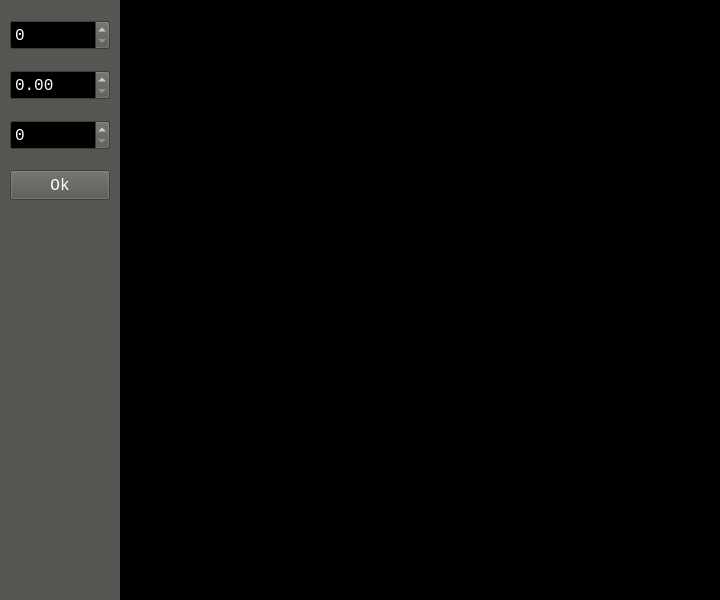
<?xml version="1.0" encoding="UTF-8"?>
<ui version="4.0">
 <class>MainWindow</class>
 <widget class="QMainWindow" name="MainWindow">
  <property name="geometry">
   <rect>
    <x>0</x>
    <y>0</y>
    <width>720</width>
    <height>600</height>
   </rect>
  </property>
  <property name="palette">
   <palette>
    <active>
     <colorrole role="WindowText">
      <brush brushstyle="SolidPattern">
       <color alpha="255">
        <red>255</red>
        <green>255</green>
        <blue>255</blue>
       </color>
      </brush>
     </colorrole>
     <colorrole role="Button">
      <brush brushstyle="SolidPattern">
       <color alpha="255">
        <red>85</red>
        <green>87</green>
        <blue>83</blue>
       </color>
      </brush>
     </colorrole>
     <colorrole role="Light">
      <brush brushstyle="SolidPattern">
       <color alpha="255">
        <red>127</red>
        <green>131</green>
        <blue>124</blue>
       </color>
      </brush>
     </colorrole>
     <colorrole role="Midlight">
      <brush brushstyle="SolidPattern">
       <color alpha="255">
        <red>106</red>
        <green>109</green>
        <blue>103</blue>
       </color>
      </brush>
     </colorrole>
     <colorrole role="Dark">
      <brush brushstyle="SolidPattern">
       <color alpha="255">
        <red>42</red>
        <green>43</green>
        <blue>41</blue>
       </color>
      </brush>
     </colorrole>
     <colorrole role="Mid">
      <brush brushstyle="SolidPattern">
       <color alpha="255">
        <red>56</red>
        <green>58</green>
        <blue>55</blue>
       </color>
      </brush>
     </colorrole>
     <colorrole role="Text">
      <brush brushstyle="SolidPattern">
       <color alpha="255">
        <red>255</red>
        <green>255</green>
        <blue>255</blue>
       </color>
      </brush>
     </colorrole>
     <colorrole role="BrightText">
      <brush brushstyle="SolidPattern">
       <color alpha="255">
        <red>255</red>
        <green>255</green>
        <blue>255</blue>
       </color>
      </brush>
     </colorrole>
     <colorrole role="ButtonText">
      <brush brushstyle="SolidPattern">
       <color alpha="255">
        <red>255</red>
        <green>255</green>
        <blue>255</blue>
       </color>
      </brush>
     </colorrole>
     <colorrole role="Base">
      <brush brushstyle="SolidPattern">
       <color alpha="255">
        <red>0</red>
        <green>0</green>
        <blue>0</blue>
       </color>
      </brush>
     </colorrole>
     <colorrole role="Window">
      <brush brushstyle="SolidPattern">
       <color alpha="255">
        <red>85</red>
        <green>87</green>
        <blue>83</blue>
       </color>
      </brush>
     </colorrole>
     <colorrole role="Shadow">
      <brush brushstyle="SolidPattern">
       <color alpha="255">
        <red>0</red>
        <green>0</green>
        <blue>0</blue>
       </color>
      </brush>
     </colorrole>
     <colorrole role="AlternateBase">
      <brush brushstyle="SolidPattern">
       <color alpha="255">
        <red>42</red>
        <green>43</green>
        <blue>41</blue>
       </color>
      </brush>
     </colorrole>
     <colorrole role="ToolTipBase">
      <brush brushstyle="SolidPattern">
       <color alpha="255">
        <red>255</red>
        <green>255</green>
        <blue>220</blue>
       </color>
      </brush>
     </colorrole>
     <colorrole role="ToolTipText">
      <brush brushstyle="SolidPattern">
       <color alpha="255">
        <red>0</red>
        <green>0</green>
        <blue>0</blue>
       </color>
      </brush>
     </colorrole>
     <colorrole role="PlaceholderText">
      <brush brushstyle="SolidPattern">
       <color alpha="128">
        <red>255</red>
        <green>255</green>
        <blue>255</blue>
       </color>
      </brush>
     </colorrole>
    </active>
    <inactive>
     <colorrole role="WindowText">
      <brush brushstyle="SolidPattern">
       <color alpha="255">
        <red>255</red>
        <green>255</green>
        <blue>255</blue>
       </color>
      </brush>
     </colorrole>
     <colorrole role="Button">
      <brush brushstyle="SolidPattern">
       <color alpha="255">
        <red>85</red>
        <green>87</green>
        <blue>83</blue>
       </color>
      </brush>
     </colorrole>
     <colorrole role="Light">
      <brush brushstyle="SolidPattern">
       <color alpha="255">
        <red>127</red>
        <green>131</green>
        <blue>124</blue>
       </color>
      </brush>
     </colorrole>
     <colorrole role="Midlight">
      <brush brushstyle="SolidPattern">
       <color alpha="255">
        <red>106</red>
        <green>109</green>
        <blue>103</blue>
       </color>
      </brush>
     </colorrole>
     <colorrole role="Dark">
      <brush brushstyle="SolidPattern">
       <color alpha="255">
        <red>42</red>
        <green>43</green>
        <blue>41</blue>
       </color>
      </brush>
     </colorrole>
     <colorrole role="Mid">
      <brush brushstyle="SolidPattern">
       <color alpha="255">
        <red>56</red>
        <green>58</green>
        <blue>55</blue>
       </color>
      </brush>
     </colorrole>
     <colorrole role="Text">
      <brush brushstyle="SolidPattern">
       <color alpha="255">
        <red>255</red>
        <green>255</green>
        <blue>255</blue>
       </color>
      </brush>
     </colorrole>
     <colorrole role="BrightText">
      <brush brushstyle="SolidPattern">
       <color alpha="255">
        <red>255</red>
        <green>255</green>
        <blue>255</blue>
       </color>
      </brush>
     </colorrole>
     <colorrole role="ButtonText">
      <brush brushstyle="SolidPattern">
       <color alpha="255">
        <red>255</red>
        <green>255</green>
        <blue>255</blue>
       </color>
      </brush>
     </colorrole>
     <colorrole role="Base">
      <brush brushstyle="SolidPattern">
       <color alpha="255">
        <red>0</red>
        <green>0</green>
        <blue>0</blue>
       </color>
      </brush>
     </colorrole>
     <colorrole role="Window">
      <brush brushstyle="SolidPattern">
       <color alpha="255">
        <red>85</red>
        <green>87</green>
        <blue>83</blue>
       </color>
      </brush>
     </colorrole>
     <colorrole role="Shadow">
      <brush brushstyle="SolidPattern">
       <color alpha="255">
        <red>0</red>
        <green>0</green>
        <blue>0</blue>
       </color>
      </brush>
     </colorrole>
     <colorrole role="AlternateBase">
      <brush brushstyle="SolidPattern">
       <color alpha="255">
        <red>42</red>
        <green>43</green>
        <blue>41</blue>
       </color>
      </brush>
     </colorrole>
     <colorrole role="ToolTipBase">
      <brush brushstyle="SolidPattern">
       <color alpha="255">
        <red>255</red>
        <green>255</green>
        <blue>220</blue>
       </color>
      </brush>
     </colorrole>
     <colorrole role="ToolTipText">
      <brush brushstyle="SolidPattern">
       <color alpha="255">
        <red>0</red>
        <green>0</green>
        <blue>0</blue>
       </color>
      </brush>
     </colorrole>
     <colorrole role="PlaceholderText">
      <brush brushstyle="SolidPattern">
       <color alpha="128">
        <red>255</red>
        <green>255</green>
        <blue>255</blue>
       </color>
      </brush>
     </colorrole>
    </inactive>
    <disabled>
     <colorrole role="WindowText">
      <brush brushstyle="SolidPattern">
       <color alpha="255">
        <red>42</red>
        <green>43</green>
        <blue>41</blue>
       </color>
      </brush>
     </colorrole>
     <colorrole role="Button">
      <brush brushstyle="SolidPattern">
       <color alpha="255">
        <red>85</red>
        <green>87</green>
        <blue>83</blue>
       </color>
      </brush>
     </colorrole>
     <colorrole role="Light">
      <brush brushstyle="SolidPattern">
       <color alpha="255">
        <red>127</red>
        <green>131</green>
        <blue>124</blue>
       </color>
      </brush>
     </colorrole>
     <colorrole role="Midlight">
      <brush brushstyle="SolidPattern">
       <color alpha="255">
        <red>106</red>
        <green>109</green>
        <blue>103</blue>
       </color>
      </brush>
     </colorrole>
     <colorrole role="Dark">
      <brush brushstyle="SolidPattern">
       <color alpha="255">
        <red>42</red>
        <green>43</green>
        <blue>41</blue>
       </color>
      </brush>
     </colorrole>
     <colorrole role="Mid">
      <brush brushstyle="SolidPattern">
       <color alpha="255">
        <red>56</red>
        <green>58</green>
        <blue>55</blue>
       </color>
      </brush>
     </colorrole>
     <colorrole role="Text">
      <brush brushstyle="SolidPattern">
       <color alpha="255">
        <red>42</red>
        <green>43</green>
        <blue>41</blue>
       </color>
      </brush>
     </colorrole>
     <colorrole role="BrightText">
      <brush brushstyle="SolidPattern">
       <color alpha="255">
        <red>255</red>
        <green>255</green>
        <blue>255</blue>
       </color>
      </brush>
     </colorrole>
     <colorrole role="ButtonText">
      <brush brushstyle="SolidPattern">
       <color alpha="255">
        <red>42</red>
        <green>43</green>
        <blue>41</blue>
       </color>
      </brush>
     </colorrole>
     <colorrole role="Base">
      <brush brushstyle="SolidPattern">
       <color alpha="255">
        <red>85</red>
        <green>87</green>
        <blue>83</blue>
       </color>
      </brush>
     </colorrole>
     <colorrole role="Window">
      <brush brushstyle="SolidPattern">
       <color alpha="255">
        <red>85</red>
        <green>87</green>
        <blue>83</blue>
       </color>
      </brush>
     </colorrole>
     <colorrole role="Shadow">
      <brush brushstyle="SolidPattern">
       <color alpha="255">
        <red>0</red>
        <green>0</green>
        <blue>0</blue>
       </color>
      </brush>
     </colorrole>
     <colorrole role="AlternateBase">
      <brush brushstyle="SolidPattern">
       <color alpha="255">
        <red>85</red>
        <green>87</green>
        <blue>83</blue>
       </color>
      </brush>
     </colorrole>
     <colorrole role="ToolTipBase">
      <brush brushstyle="SolidPattern">
       <color alpha="255">
        <red>255</red>
        <green>255</green>
        <blue>220</blue>
       </color>
      </brush>
     </colorrole>
     <colorrole role="ToolTipText">
      <brush brushstyle="SolidPattern">
       <color alpha="255">
        <red>0</red>
        <green>0</green>
        <blue>0</blue>
       </color>
      </brush>
     </colorrole>
     <colorrole role="PlaceholderText">
      <brush brushstyle="SolidPattern">
       <color alpha="128">
        <red>255</red>
        <green>255</green>
        <blue>255</blue>
       </color>
      </brush>
     </colorrole>
    </disabled>
   </palette>
  </property>
  <property name="font">
   <font>
    <family>Monospace</family>
    <pointsize>12</pointsize>
   </font>
  </property>
  <property name="windowTitle">
   <string>MainWindow</string>
  </property>
  <property name="autoFillBackground">
   <bool>true</bool>
  </property>
  <widget class="QWidget" name="centralwidget">
   <widget class="QFrame" name="frame">
    <property name="geometry">
     <rect>
      <x>120</x>
      <y>0</y>
      <width>600</width>
      <height>600</height>
     </rect>
    </property>
    <property name="palette">
     <palette>
      <active>
       <colorrole role="WindowText">
        <brush brushstyle="SolidPattern">
         <color alpha="255">
          <red>255</red>
          <green>255</green>
          <blue>255</blue>
         </color>
        </brush>
       </colorrole>
       <colorrole role="Button">
        <brush brushstyle="SolidPattern">
         <color alpha="255">
          <red>0</red>
          <green>0</green>
          <blue>0</blue>
         </color>
        </brush>
       </colorrole>
       <colorrole role="Light">
        <brush brushstyle="SolidPattern">
         <color alpha="255">
          <red>0</red>
          <green>0</green>
          <blue>0</blue>
         </color>
        </brush>
       </colorrole>
       <colorrole role="Midlight">
        <brush brushstyle="SolidPattern">
         <color alpha="255">
          <red>0</red>
          <green>0</green>
          <blue>0</blue>
         </color>
        </brush>
       </colorrole>
       <colorrole role="Dark">
        <brush brushstyle="SolidPattern">
         <color alpha="255">
          <red>0</red>
          <green>0</green>
          <blue>0</blue>
         </color>
        </brush>
       </colorrole>
       <colorrole role="Mid">
        <brush brushstyle="SolidPattern">
         <color alpha="255">
          <red>0</red>
          <green>0</green>
          <blue>0</blue>
         </color>
        </brush>
       </colorrole>
       <colorrole role="Text">
        <brush brushstyle="SolidPattern">
         <color alpha="255">
          <red>255</red>
          <green>255</green>
          <blue>255</blue>
         </color>
        </brush>
       </colorrole>
       <colorrole role="BrightText">
        <brush brushstyle="SolidPattern">
         <color alpha="255">
          <red>255</red>
          <green>255</green>
          <blue>255</blue>
         </color>
        </brush>
       </colorrole>
       <colorrole role="ButtonText">
        <brush brushstyle="SolidPattern">
         <color alpha="255">
          <red>255</red>
          <green>255</green>
          <blue>255</blue>
         </color>
        </brush>
       </colorrole>
       <colorrole role="Base">
        <brush brushstyle="SolidPattern">
         <color alpha="255">
          <red>0</red>
          <green>0</green>
          <blue>0</blue>
         </color>
        </brush>
       </colorrole>
       <colorrole role="Window">
        <brush brushstyle="SolidPattern">
         <color alpha="255">
          <red>0</red>
          <green>0</green>
          <blue>0</blue>
         </color>
        </brush>
       </colorrole>
       <colorrole role="Shadow">
        <brush brushstyle="SolidPattern">
         <color alpha="255">
          <red>0</red>
          <green>0</green>
          <blue>0</blue>
         </color>
        </brush>
       </colorrole>
       <colorrole role="AlternateBase">
        <brush brushstyle="SolidPattern">
         <color alpha="255">
          <red>0</red>
          <green>0</green>
          <blue>0</blue>
         </color>
        </brush>
       </colorrole>
       <colorrole role="ToolTipBase">
        <brush brushstyle="SolidPattern">
         <color alpha="255">
          <red>255</red>
          <green>255</green>
          <blue>220</blue>
         </color>
        </brush>
       </colorrole>
       <colorrole role="ToolTipText">
        <brush brushstyle="SolidPattern">
         <color alpha="255">
          <red>0</red>
          <green>0</green>
          <blue>0</blue>
         </color>
        </brush>
       </colorrole>
       <colorrole role="PlaceholderText">
        <brush brushstyle="SolidPattern">
         <color alpha="128">
          <red>255</red>
          <green>255</green>
          <blue>255</blue>
         </color>
        </brush>
       </colorrole>
      </active>
      <inactive>
       <colorrole role="WindowText">
        <brush brushstyle="SolidPattern">
         <color alpha="255">
          <red>255</red>
          <green>255</green>
          <blue>255</blue>
         </color>
        </brush>
       </colorrole>
       <colorrole role="Button">
        <brush brushstyle="SolidPattern">
         <color alpha="255">
          <red>0</red>
          <green>0</green>
          <blue>0</blue>
         </color>
        </brush>
       </colorrole>
       <colorrole role="Light">
        <brush brushstyle="SolidPattern">
         <color alpha="255">
          <red>0</red>
          <green>0</green>
          <blue>0</blue>
         </color>
        </brush>
       </colorrole>
       <colorrole role="Midlight">
        <brush brushstyle="SolidPattern">
         <color alpha="255">
          <red>0</red>
          <green>0</green>
          <blue>0</blue>
         </color>
        </brush>
       </colorrole>
       <colorrole role="Dark">
        <brush brushstyle="SolidPattern">
         <color alpha="255">
          <red>0</red>
          <green>0</green>
          <blue>0</blue>
         </color>
        </brush>
       </colorrole>
       <colorrole role="Mid">
        <brush brushstyle="SolidPattern">
         <color alpha="255">
          <red>0</red>
          <green>0</green>
          <blue>0</blue>
         </color>
        </brush>
       </colorrole>
       <colorrole role="Text">
        <brush brushstyle="SolidPattern">
         <color alpha="255">
          <red>255</red>
          <green>255</green>
          <blue>255</blue>
         </color>
        </brush>
       </colorrole>
       <colorrole role="BrightText">
        <brush brushstyle="SolidPattern">
         <color alpha="255">
          <red>255</red>
          <green>255</green>
          <blue>255</blue>
         </color>
        </brush>
       </colorrole>
       <colorrole role="ButtonText">
        <brush brushstyle="SolidPattern">
         <color alpha="255">
          <red>255</red>
          <green>255</green>
          <blue>255</blue>
         </color>
        </brush>
       </colorrole>
       <colorrole role="Base">
        <brush brushstyle="SolidPattern">
         <color alpha="255">
          <red>0</red>
          <green>0</green>
          <blue>0</blue>
         </color>
        </brush>
       </colorrole>
       <colorrole role="Window">
        <brush brushstyle="SolidPattern">
         <color alpha="255">
          <red>0</red>
          <green>0</green>
          <blue>0</blue>
         </color>
        </brush>
       </colorrole>
       <colorrole role="Shadow">
        <brush brushstyle="SolidPattern">
         <color alpha="255">
          <red>0</red>
          <green>0</green>
          <blue>0</blue>
         </color>
        </brush>
       </colorrole>
       <colorrole role="AlternateBase">
        <brush brushstyle="SolidPattern">
         <color alpha="255">
          <red>0</red>
          <green>0</green>
          <blue>0</blue>
         </color>
        </brush>
       </colorrole>
       <colorrole role="ToolTipBase">
        <brush brushstyle="SolidPattern">
         <color alpha="255">
          <red>255</red>
          <green>255</green>
          <blue>220</blue>
         </color>
        </brush>
       </colorrole>
       <colorrole role="ToolTipText">
        <brush brushstyle="SolidPattern">
         <color alpha="255">
          <red>0</red>
          <green>0</green>
          <blue>0</blue>
         </color>
        </brush>
       </colorrole>
       <colorrole role="PlaceholderText">
        <brush brushstyle="SolidPattern">
         <color alpha="128">
          <red>255</red>
          <green>255</green>
          <blue>255</blue>
         </color>
        </brush>
       </colorrole>
      </inactive>
      <disabled>
       <colorrole role="WindowText">
        <brush brushstyle="SolidPattern">
         <color alpha="255">
          <red>0</red>
          <green>0</green>
          <blue>0</blue>
         </color>
        </brush>
       </colorrole>
       <colorrole role="Button">
        <brush brushstyle="SolidPattern">
         <color alpha="255">
          <red>0</red>
          <green>0</green>
          <blue>0</blue>
         </color>
        </brush>
       </colorrole>
       <colorrole role="Light">
        <brush brushstyle="SolidPattern">
         <color alpha="255">
          <red>0</red>
          <green>0</green>
          <blue>0</blue>
         </color>
        </brush>
       </colorrole>
       <colorrole role="Midlight">
        <brush brushstyle="SolidPattern">
         <color alpha="255">
          <red>0</red>
          <green>0</green>
          <blue>0</blue>
         </color>
        </brush>
       </colorrole>
       <colorrole role="Dark">
        <brush brushstyle="SolidPattern">
         <color alpha="255">
          <red>0</red>
          <green>0</green>
          <blue>0</blue>
         </color>
        </brush>
       </colorrole>
       <colorrole role="Mid">
        <brush brushstyle="SolidPattern">
         <color alpha="255">
          <red>0</red>
          <green>0</green>
          <blue>0</blue>
         </color>
        </brush>
       </colorrole>
       <colorrole role="Text">
        <brush brushstyle="SolidPattern">
         <color alpha="255">
          <red>0</red>
          <green>0</green>
          <blue>0</blue>
         </color>
        </brush>
       </colorrole>
       <colorrole role="BrightText">
        <brush brushstyle="SolidPattern">
         <color alpha="255">
          <red>255</red>
          <green>255</green>
          <blue>255</blue>
         </color>
        </brush>
       </colorrole>
       <colorrole role="ButtonText">
        <brush brushstyle="SolidPattern">
         <color alpha="255">
          <red>0</red>
          <green>0</green>
          <blue>0</blue>
         </color>
        </brush>
       </colorrole>
       <colorrole role="Base">
        <brush brushstyle="SolidPattern">
         <color alpha="255">
          <red>0</red>
          <green>0</green>
          <blue>0</blue>
         </color>
        </brush>
       </colorrole>
       <colorrole role="Window">
        <brush brushstyle="SolidPattern">
         <color alpha="255">
          <red>0</red>
          <green>0</green>
          <blue>0</blue>
         </color>
        </brush>
       </colorrole>
       <colorrole role="Shadow">
        <brush brushstyle="SolidPattern">
         <color alpha="255">
          <red>0</red>
          <green>0</green>
          <blue>0</blue>
         </color>
        </brush>
       </colorrole>
       <colorrole role="AlternateBase">
        <brush brushstyle="SolidPattern">
         <color alpha="255">
          <red>0</red>
          <green>0</green>
          <blue>0</blue>
         </color>
        </brush>
       </colorrole>
       <colorrole role="ToolTipBase">
        <brush brushstyle="SolidPattern">
         <color alpha="255">
          <red>255</red>
          <green>255</green>
          <blue>220</blue>
         </color>
        </brush>
       </colorrole>
       <colorrole role="ToolTipText">
        <brush brushstyle="SolidPattern">
         <color alpha="255">
          <red>0</red>
          <green>0</green>
          <blue>0</blue>
         </color>
        </brush>
       </colorrole>
       <colorrole role="PlaceholderText">
        <brush brushstyle="SolidPattern">
         <color alpha="128">
          <red>255</red>
          <green>255</green>
          <blue>255</blue>
         </color>
        </brush>
       </colorrole>
      </disabled>
     </palette>
    </property>
    <property name="autoFillBackground">
     <bool>true</bool>
    </property>
    <property name="frameShape">
     <enum>QFrame::StyledPanel</enum>
    </property>
    <property name="frameShadow">
     <enum>QFrame::Raised</enum>
    </property>
   </widget>
   <widget class="QPushButton" name="Ok">
    <property name="geometry">
     <rect>
      <x>10</x>
      <y>170</y>
      <width>100</width>
      <height>30</height>
     </rect>
    </property>
    <property name="text">
     <string>Ok</string>
    </property>
   </widget>
   <widget class="QDoubleSpinBox" name="L_vol">
    <property name="geometry">
     <rect>
      <x>10</x>
      <y>70</y>
      <width>100</width>
      <height>30</height>
     </rect>
    </property>
   </widget>
   <widget class="QSpinBox" name="steps">
    <property name="geometry">
     <rect>
      <x>10</x>
      <y>20</y>
      <width>100</width>
      <height>30</height>
     </rect>
    </property>
   </widget>
   <widget class="QSpinBox" name="kol">
    <property name="geometry">
     <rect>
      <x>10</x>
      <y>120</y>
      <width>100</width>
      <height>30</height>
     </rect>
    </property>
   </widget>
  </widget>
 </widget>
 <resources/>
 <connections/>
</ui>
